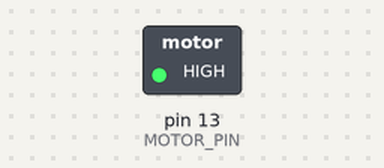
The sketch below on a simulated Arduino Uno, built with avr-gcc and run on an emulated ATmega328P. On the bench: switched loads named in the sketch (green lamp = pin HIGH). Dashed ring = blinking. What the sketch prints to the serial monitor is not drawn.

Above: at 1.5 s.
Timing chart, 0 to 5.6 s (numbered marks = the images above):
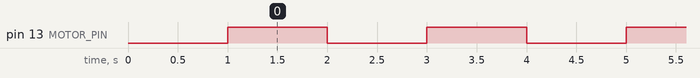

The sketch:

Week3Vibrationtest.ino
```cpp
/*
 * Week 3 – Vibration Motor Test
 * Tests the vibration motor module on GPIO 13
 * Motor should vibrate for 1 second, then stop for 1 second
 */

#define MOTOR_PIN 13

void setup() {
  pinMode(MOTOR_PIN, OUTPUT);
  Serial.begin(115200);
  delay(1000);
  Serial.println("ASD Sensory Device – Motor Test");
}

void loop() {
  digitalWrite(MOTOR_PIN, HIGH);
  Serial.println("Motor ON");
  delay(1000);
  digitalWrite(MOTOR_PIN, LOW);
  Serial.println("Motor OFF");
  delay(1000);
}
```

Measured:
- by itself, pin 13 (MOTOR_PIN): alternates HIGH for 1.0 s and LOW for 1.0 s
